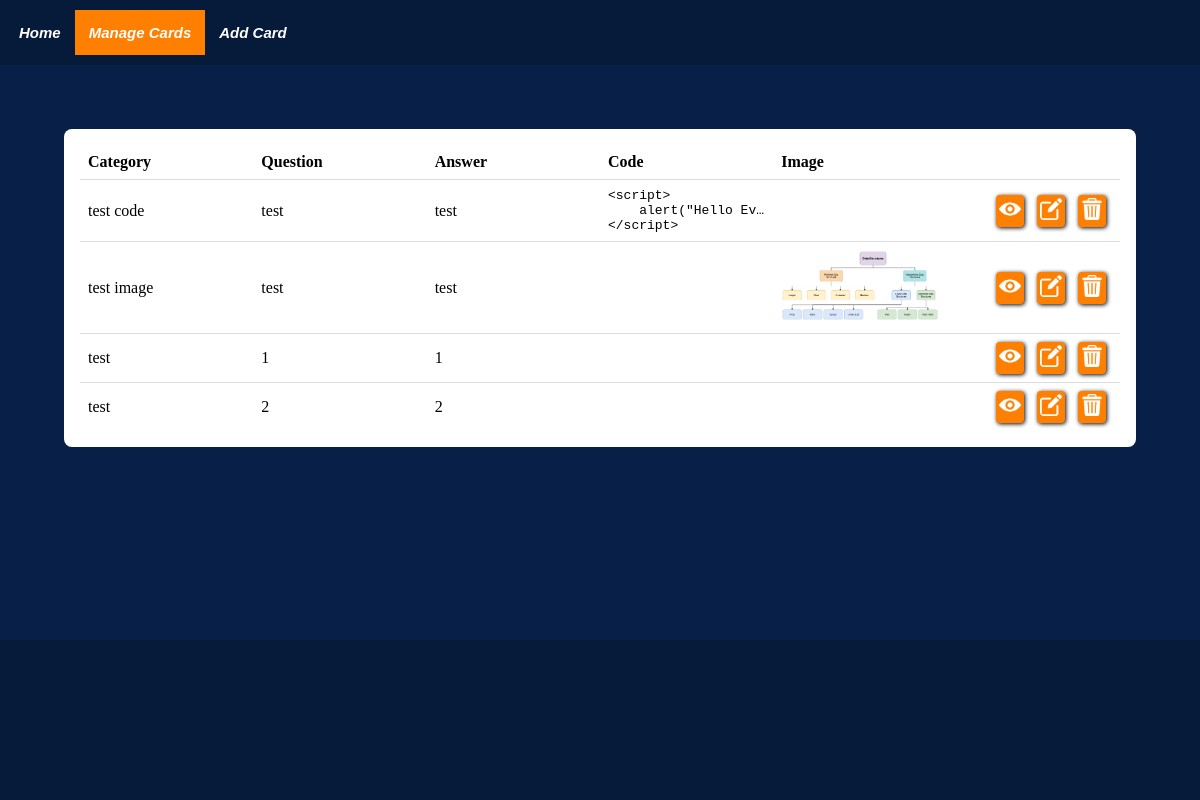
Page /manage_flashcards on the earlier database version.
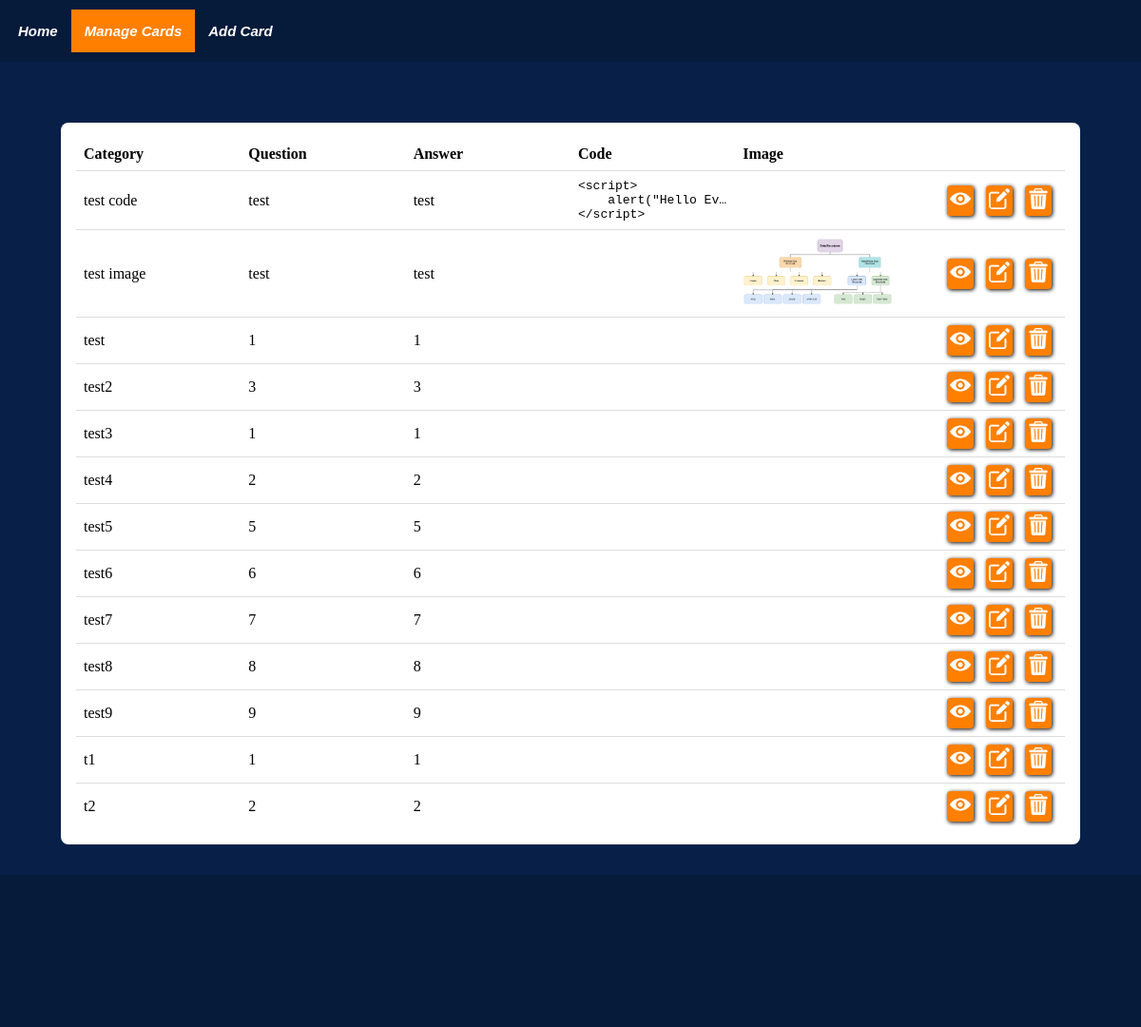
Same page on the later database version.
### tables this page shows
CREATE TABLE Flashcards(
                    cid INTEGER PRIMARY KEY AUTOINCREMENT,
                    category TEXT NOT NULL,
                    question TEXT NOT NULL,
                    answer TEXT NOT NULL,
                    figure_id INTEGER REFERENCES Figure(fid)        
            );

CREATE TABLE Figure(
                    fid INTEGER PRIMARY KEY AUTOINCREMENT,
                    code_block TEXT,
                    code_type TEXT,
                    image_file TEXT
            );

### app.py (the view)
@app.route("/manage_flashcards")
def manage_flashcards_route():
    data = database.view_allcards(category=None)
    return render_template('manage_flashcards.html', nav_id="manage-page", data=data)

### templates/manage_flashcards.html (shortened to what this page needs)
{% extends "base.html" %}
{% block content %}
<div class="questions-table">
    <table>
        <thead>
            <tr>
                <th>Category</th>
                <th>Question</th>
                <th>Answer</th>
                <th>Code</th>
                <th>Image</th>
                <th></th>
            </tr>
        </thead>
        <tbody>
            {% for value in data['questions'] %}
            <tr>
                <td id="category-cell" class="flash-cell">{{ value['category'] | escape }}</td>
                <td id="question-cell" class="flash-cell">{{ value['question'] | escape }}</td>
                <td id="answer-cell" class="flash-cell">{{ value['answer'] | escape }}</td>
                <td id="code-cell" class="flash-cell">
                    {% if value['code'] %}
                    <pre><code>{{ value['code'] | escape }}</code></pre>
                    {% endif %}
                </td>
                <td id="image-cell" class="flash-cell">
                    {% if value['image_file'] %}
                    <img class="card-image" src="{{ url_for('static', filename='images/' + value['image_file']) }}"
                        alt="{{ value['image_file'] }}">
                    {% endif %}
                </td>
                <td class="action-cells">
                    <div class="action-links">
                        <a class="action-cell" href="{{ url_for('view_flashcard_route', key=value['key']) | escape }}">
                            <img class="card-image" src="{{ url_for('static', filename='images/icons/view.png') }}" alt="view">
                        </a>
                        <a class="action-cell" href="{{ url_for('edit_flashcard_route', key=value['key']) | escape }}">
                            <img class="card-image" src="{{ url_for('static', filename='images/icons/edit.png') }}" alt="edit">
                        </a>
                        <a class="action-cell delete-cell" href="#" data-question="{{ value['key'] | escape }}">
                            <img class="card-image" src="{{ url_for('static', filename='images/icons/delete.png') }}" alt="delete">
                        </a>
                    </div>
                </td>
            </tr>
            {% endfor %}
        </tbody>
    </table>
</div>
{% endblock %}

### templates/base.html (shortened to what this page needs)
<!DOCTYPE html>
<html lang="en">
    <head>
        <link rel="stylesheet" type="text/css" href="{{ url_for('static', filename='css/base.css') }}">
        <link rel="stylesheet" type="text/css" href="{{ url_for('static', filename='css/prism.css') }}">
    </head>
    <body>
        <div id="nav-bar">
            <ul class="nav">
                <li><a href="{{  url_for('home')  }}" class="nav-tile {% if nav_id == 'home-page' %}active{% endif %}">Home</a></li>
                <li><a href="{{  url_for('manage_flashcards_route')  }}" class="nav-tile {% if nav_id == 'manage-page' %}active{% endif %}">Manage Cards</a></li>
                <li><a href="{{  url_for('add_flashcard_route')  }}" class="nav-tile {% if nav_id == 'add-page' %}active{% endif %}">Add Card</a></li>
            </ul>
        </div>
        <div id="flash-messages">
        </div>
        <div class="content">
            {% block content %}{% endblock %}
        </div>
        <footer></footer>
    </body>
</html>

### static/css/base.css (style rules this page uses)
* { padding: 0; margin: 0; box-sizing: border-box; }
body { background-color: #082048; font-family: 'Times New Roman', Times, serif; width: 100%; position: relative; display: flex; flex-direction: column; min-height: 100vh; }
.content { flex: 1; }
#nav-bar { color: #FFFFFF; font-size: 15px; font-family: Arial, sans-serif; font-weight: bold; font-style: italic; padding: 10px 0px 10px 5px; margin-bottom: 1rem; background-color: rgba(0, 0, 0, 0.2); display: flex; flex-direction: row; }
.nav { list-style-type: none; margin: 0; padding: 0; overflow: hidden; }
.nav li { display: inline; float: left; }
.nav-tile { display: block; color: #FFFFFF; text-align: center; padding: 14px; text-decoration: none; }
.active { background: #FF7F00; }
#flash-messages { margin: 0 4rem 1rem 4rem; height: 2rem; overflow: hidden; }
.card-image { border-radius: 4px; height: fit-content; width: auto; max-height: 100%; max-width: 100%; }
.questions-table { margin: 0 4rem 2rem 4rem; padding: 1rem; border-radius: 8px; background-color: #FFFFFF; }
table { width: 100%; table-layout: fixed; border-collapse: collapse; }
th, td { width: 25%; text-align: left; border-bottom: 1px solid #ddd; padding: 8px; }
td pre { max-height: 3rem; overflow: hidden; text-overflow: ellipsis; }
tr:last-child td { border-bottom: none; }
.flash-cell { white-space: nowrap; overflow: hidden; text-overflow: ellipsis; }
.action-cells { text-align: center; justify-content: space-around; }
.action-links { display: flex; justify-content: right; }
.action-cell { text-decoration: none; padding: 3px; margin: 0 0.4rem; border-radius: 4px; color: black; width: 1.75rem; min-width: 1.75rem; background-color: #FF7F00; box-shadow: 1px 1px 4px #000; }
footer { height: 10rem; background-color: rgba(0, 0, 0, 0.2); }

Differences in the rows shown:
changed Flashcards: category "test" → "test2"; question "2" → "3"; answer "2" → "3"
added Flashcards: category "test3", question "1", answer "1"
added Flashcards: category "test4", question "2", answer "2"
added Flashcards: category "test5", question "5", answer "5"
added Flashcards: category "test6", question "6", answer "6"
added Flashcards: category "test7", question "7", answer "7"
added Flashcards: category "test8", question "8", answer "8"
added Flashcards: category "test9", question "9", answer "9"
added Flashcards: category "t1", question "1", answer "1"
added Flashcards: category "t2", question "2", answer "2"
